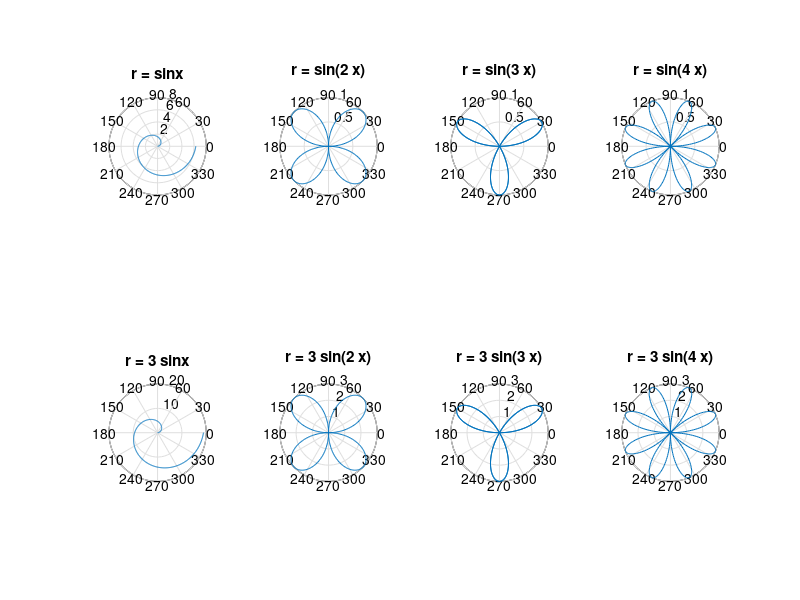
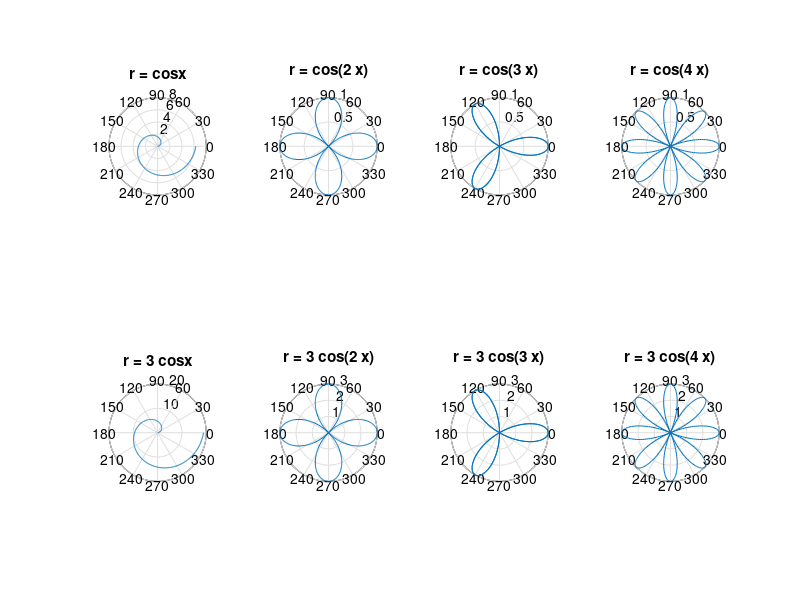

Here is the MATLAB script that generated these plots, in order:
figure(1);
subplot(2,4,1);
ezpolar('sinx');
subplot(2,4,2);
ezpolar('sin(2*x)');
subplot(2,4,3);
ezpolar('sin(3*x)');
subplot(2,4,4);
ezpolar('sin(4*x)');
subplot(2,4,5);
ezpolar('3*sinx');
subplot(2,4,6);
ezpolar('3*sin(2*x)');
subplot(2,4,7);
ezpolar('3*sin(3*x)');
subplot(2,4,8);
ezpolar('3*sin(4*x)');
figure(2);
subplot(2,4,1);
ezpolar('cosx');
subplot(2,4,2);
ezpolar('cos(2*x)');
subplot(2,4,3);
ezpolar('cos(3*x)');
subplot(2,4,4);
ezpolar('cos(4*x)');
subplot(2,4,5);
ezpolar('3*cosx');
subplot(2,4,6);
ezpolar('3*cos(2*x)');
subplot(2,4,7);
ezpolar('3*cos(3*x)');
subplot(2,4,8);
ezpolar('3*cos(4*x)');